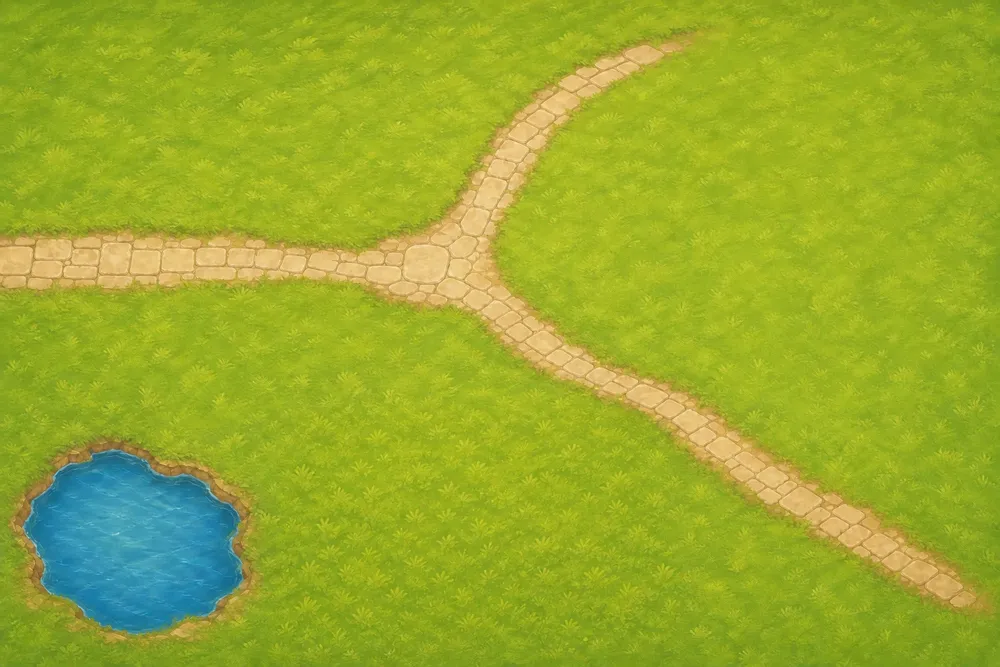
#> input picture village-web/campus_ground_v2.webp, 1000 x 667 px, shrunk from 1536 x 1024 before the run
$ python gen_pond_water.py
#> lines starting #> are read from the running program, lines starting #| are printed output that depends on the picture; after the words box and inside, x2 and y2 are one past the last pixel; in counts of white or black regions, pixels touching at a corner belong together; long printed decimals are rounded
#!/usr/bin/env python3
# 生池塘水面動畫 spritesheet（背景鎖死鐵律：不重繪底圖，只取水域局部做波紋 warp + 羽化疊上去）
# 來源：campus_ground_v2.webp 左下池塘。輸出 pond_water.webp（8 幀 4x2）+ 對位預覽。
from PIL import Image, ImageFilter
from pathlib import Path
import numpy as np

HERE = Path(__file__).parent          # 不依賴工作目錄，從哪跑都對
BG = HERE / "campus_ground_v2.webp"
N = 8            # 幀數
COLS, ROWS = 4, 2
PAD = 14        # 水域外擴（給波紋位移 + 羽化留邊）
AMP = 0.45      # 水波幅度倍率（越小波越微；1.0=原始較大，派派覺得太大改 0.45）

im = Image.open(BG).convert("RGB")
#> im is the input picture: PIL image 1000x667 RGB; mean R, G, B 152.7, 171.9, 44.7
W, H = im.size
#> W = 1000; H = 667
a = np.asarray(im).astype(int)
R, G, B = a[:, :, 0], a[:, :, 1], a[:, :, 2]
water = (B > 120) & (B > R + 30) & (B > G + 10)
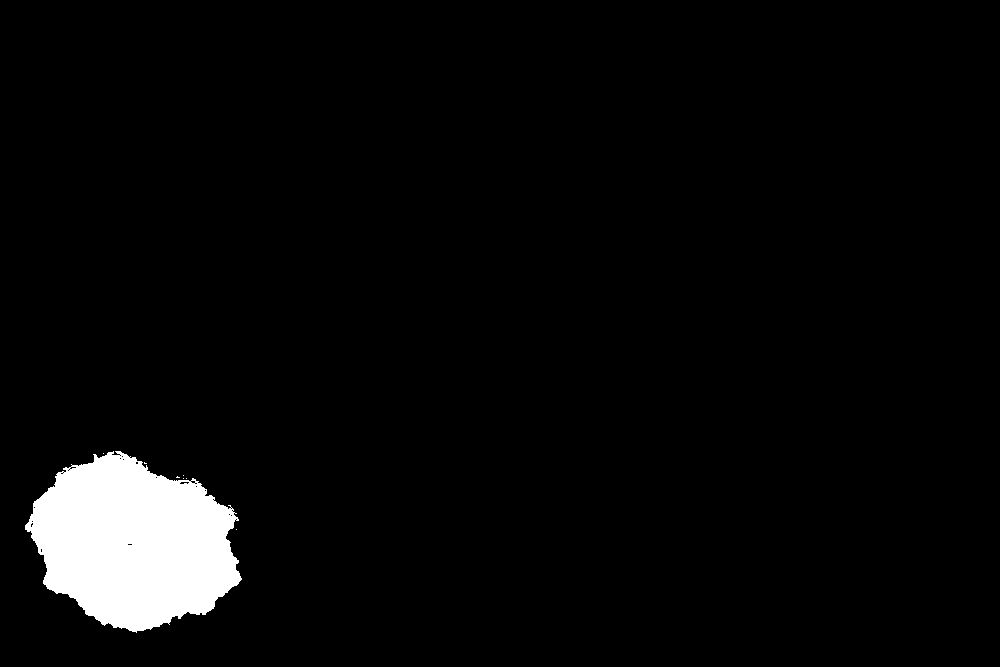
#> water: shape (667, 1000) bool; 4.1% white; 8 white regions (7 under 20 px), largest, box (x1, y1, x2, y2) and area: (25, 451, 242, 633) 27072
ys, xs = np.where(water)
x0, x1, y0, y1 = xs.min() - PAD, xs.max() + PAD, ys.min() - PAD, ys.max() + PAD
#> x0 = 11; x1 = 255; y0 = 437; y1 = 646
x0, y0 = max(0, x0), max(0, y0); x1, y1 = min(W, x1), min(H, y1)
# 對齊偶數，方便切格
fw = (x1 - x0); fh = (y1 - y0)
#> after `fw = x1 - x0`: fw = 244
#> after `fh = y1 - y0`: fh = 209
cx_px, cy_px = (x0 + x1) / 2, (y0 + y1) / 2
#> cx_px = 133; cy_px = 541.5

crop = im.crop((x0, y0, x1, y1)).convert("RGBA")
base = np.asarray(crop).astype(np.float32)
# 水域 alpha 遮罩（只動水、羽化邊融進岸）
mask_full = water[y0:y1, x0:x1].astype(np.float32) * 255
#> mask_full: shape (209, 244) float32; 53.1% white; 16 black regions (15 under 20 px), largest, box (x1, y1, x2, y2) and area: (0, 0, 244, 209) 23871
mask_img = Image.fromarray(mask_full.astype(np.uint8)).filter(ImageFilter.GaussianBlur(5))
alpha = np.asarray(mask_img).astype(np.float32) / 255.0   # 0..1 羽化

yy, xx = np.mgrid[0:fh, 0:fw].astype(np.float32)
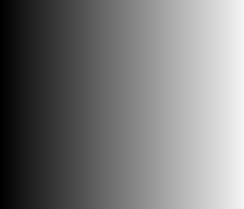
#> xx: shape (209, 244) float32; min 0, max 243, mean 121.5
rgb = base[:, :, :3]

frames = []
for t in range(N):
    ph = 2 * np.pi * t / N
    # 波紋位移：水平 + 垂直雙向小幅 sine（振幅小，池塘靜水感，非河流流向）
    dx = AMP * (2.2 * np.sin(yy * 0.085 + xx * 0.02 + ph) + 1.1 * np.cos(yy * 0.05 - ph))
    dy = AMP * (1.6 * np.sin(xx * 0.075 - yy * 0.02 + ph * 1.0))
    sx = np.clip(xx + dx, 0, fw - 1).astype(np.int32)
    sy = np.clip(yy + dy, 0, fh - 1).astype(np.int32)
    warped = rgb[sy, sx]
    # 光斑閃爍（假水面反光 caustics）：亮度微調，相位流動
    # 相位倍率都用整數，保證 N 幀走完整數個週期 → frame 末→首無縫
    shimmer = 1.0 + 0.07 * np.sin(xx * 0.16 + yy * 0.13 + ph * 1.0) \
                  + 0.04 * np.sin(xx * 0.31 - yy * 0.07 - ph * 2.0)
    warped = np.clip(warped * shimmer[:, :, None], 0, 255)
    out = np.zeros((fh, fw, 4), np.float32)
    out[:, :, :3] = warped
    out[:, :, 3] = alpha * 255
    frames.append(Image.fromarray(out.astype(np.uint8), "RGBA"))
#> this loop made 8 passes
#> pass 1, `dx = AMP * (2.2 * np.sin(yy * 0.085 + xx * 0.02 + ph) + 1.1 * np.cos(y..`:
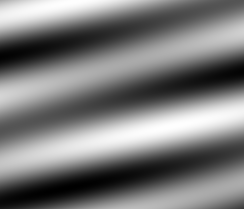
#> dx: shape (209, 244) float32; min -1.48, max 1.48, mean -0.0533; drawn with min black and max white
#> pass 1, `dy = AMP * (1.6 * np.sin(xx * 0.075 - yy * 0.02 + ph * 1.0))`:
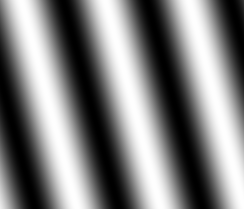
#> dy: shape (209, 244) float32; min -0.72, max 0.72, mean 0.00604; drawn with min black and max white
#> pass 1, `sy = np.clip(yy + dy, 0, fh - 1).astype(np.int32)`:
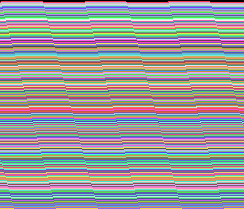
#> sy: shape (209, 244) int32; 209 distinct labels, from 0 to 208; one colour per label, 0 black
#> after the loop:
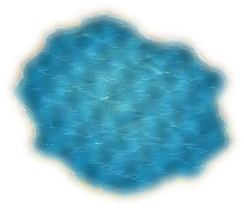
#> out: shape (209, 244, 4) float32; mean R, G, B, A 91, 143.8, 113.9, 135.4; transparent parts drawn white
#> after the loop, frames = 8 items

# 拼 4x2 spritesheet
sheet = Image.new("RGBA", (fw * COLS, fh * ROWS), (0, 0, 0, 0))
#> sheet: PIL image 976x418 RGBA; every value is 0
for i, f in enumerate(frames):
    sheet.paste(f, ((i % COLS) * fw, (i // COLS) * fh))
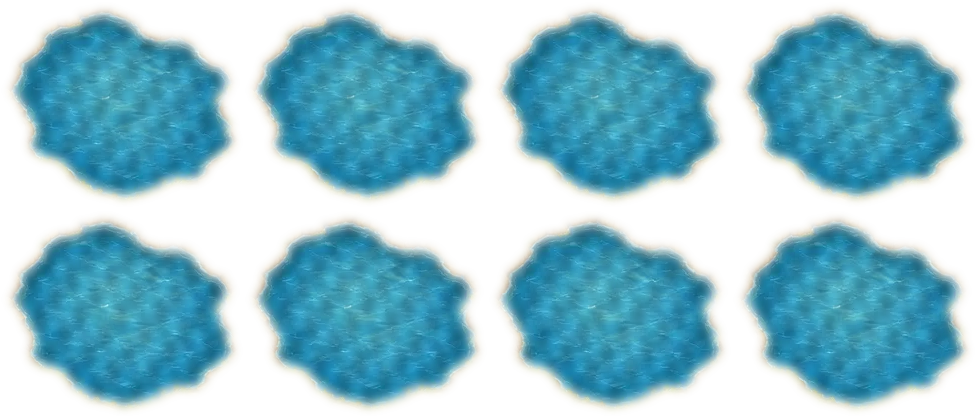
#> sheet: PIL image 976x418 RGBA; mean R, G, B, A 90.7, 143.3, 113.3, 135.4; transparent parts drawn white
sheet.save(HERE / "pond_water.webp", "WEBP", quality=92, method=6)

# 對位預覽：frame0 疊回底圖
prev = im.convert("RGBA").copy()
prev.alpha_composite(frames[0], (x0, y0))
prev.convert("RGB").save(HERE / "pond_water_align_preview.png")

print(f"frame_width={fw} frame_height={fh} frames={N} grid={COLS}x{ROWS}")
#| frame_width=244 frame_height=209 frames=8 grid=4x2
print(f"anchor_norm_center=({cx_px / W:.5f},{cy_px / H:.5f})")
#| anchor_norm_center=(0.133,0.8118)
print(f"sheet size={sheet.size}  saved pond_water.webp + pond_water_align_preview.png")
#| sheet size=(976, 418)  saved pond_water.webp + pond_water_align_preview.png
